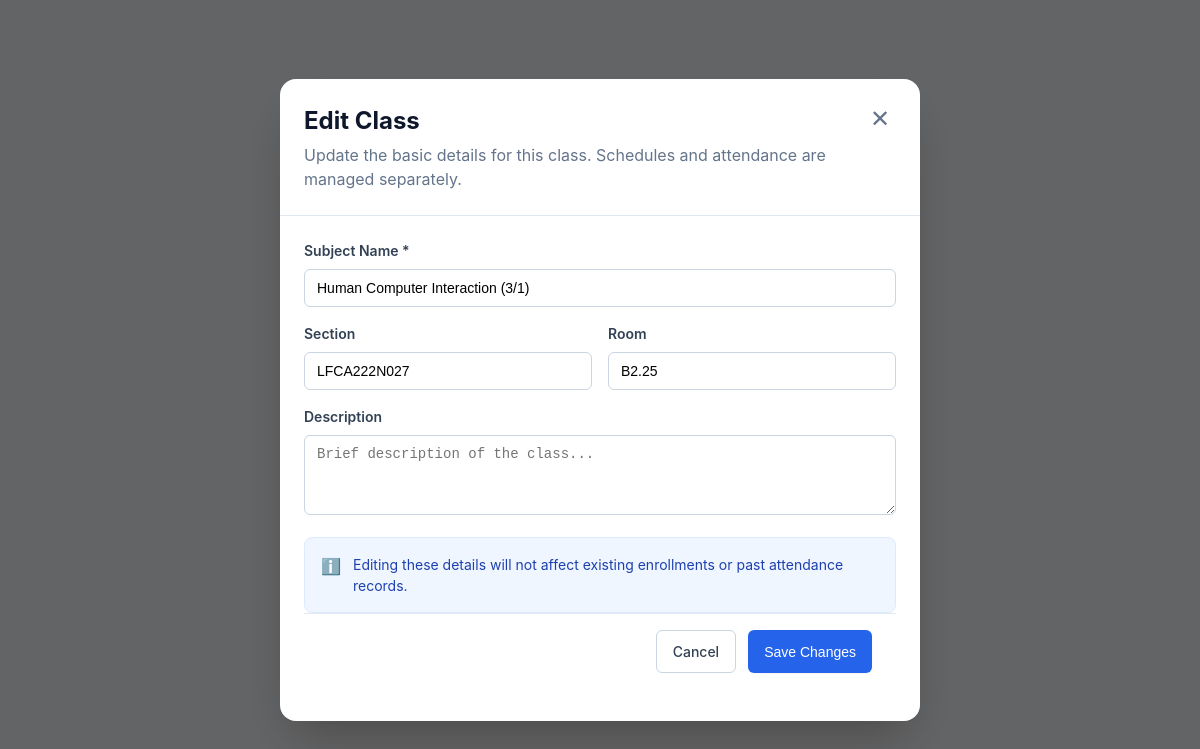
/professor/class/5/edit/ (signed in), run on the app's committed database.
### professor/models.py (models this page shows, shortened)
class Class(models.Model):
    professor = models.ForeignKey(User, on_delete=models.CASCADE, related_name='classes')
    subject = models.CharField(max_length=200)
    section = models.CharField(max_length=50, blank=True, null=True)
    room = models.CharField(max_length=100, blank=True, null=True)
    description = models.TextField(blank=True, null=True, max_length=500)
    class_code = models.CharField(max_length=6, unique=True, blank=True, null=True, editable=False)
    created_at = models.DateTimeField(auto_now_add=True)
    updated_at = models.DateTimeField(auto_now=True)
    class Meta:
        verbose_name_plural = "Classes"
        ordering = ['-created_at']

### professor/views.py (the view)
# urls.py: path('class/<int:class_id>/edit/', views.edit_class, name='edit_class'),
@login_required
def edit_class(request, class_id):
    class_obj = get_object_or_404(Class, id=class_id, professor=request.user)
    if request.method == 'POST':
        form = ClassForm(request.POST, instance=class_obj)
        if form.is_valid():
            form.save()
            messages.success(request, f'Class "{class_obj.subject}" updated successfully!')
            return redirect('professor:dashboard')
    else:
        form = ClassForm(instance=class_obj)
    return render(request, 'professor/edit_class_modal.html', {'form': form, 'class_obj': class_obj})

### professor/forms.py
class ClassForm(forms.ModelForm):
    class Meta:
        model = Class
        fields = ['subject', 'section', 'room', 'description']
        widgets = {
            'subject': forms.TextInput(attrs={
                'class': 'form-input',
                'placeholder': 'e.g., Introduction to Computer Science'
            }),
            'section': forms.TextInput(attrs={
                'class': 'form-input',
                'placeholder': 'e.g., A, B, 101'
            }),
            'room': forms.TextInput(attrs={
                'class': 'form-input',
                'placeholder': 'e.g., Room 301'
            }),
            'description': forms.Textarea(attrs={
                'class': 'form-textarea',
                'rows': 3,
                'placeholder': 'Brief description of the class...'
            })
        }
    def __init__(self, *args, **kwargs):
        super().__init__(*args, **kwargs)
        self.fields['subject'].required = True
        self.fields['section'].required = False
        self.fields['room'].required = False
        self.fields['description'].required = False

### professor/templates/professor/edit_class_modal.html (shortened to what this page needs)
{% extends "professor/base.html" %}
{% load static %}
{% block content %}
<div class="modal-overlay" id="modal-overlay" data-dashboard-url="{% url 'professor:dashboard' %}">
    <div class="modal-dialog" onclick="event.stopPropagation();">
        <div class="modal-header">
            <h2>Edit Class</h2>
            <p class="text-muted" style="margin-top: 4px;">Update the basic details for this class. Schedules and attendance are managed separately.</p>
            <button class="close-button" id="close-modal" type="button">✕</button>
        </div>
        <form method="post" class="modal-body">
            <div class="form-group">
                <label>Subject Name *</label>
                {{ form.subject }}
            </div>
            <div class="form-row">
                <div class="form-group">
                    <label>Section</label>
                    {{ form.section }}
                </div>
                <div class="form-group">
                    <label>Room</label>
                    {{ form.room }}
                </div>
            </div>
            <div class="form-group">
                <label>Description</label>
                {{ form.description }}
            </div>
            <div class="info-box">
                <span>ℹ️</span>
                <p>Editing these details will not affect existing enrollments or past attendance records.</p>
            </div>
            <div class="modal-footer">
                <a href="{% url 'professor:dashboard' %}" class="btn btn-outline">Cancel</a>
                <button type="submit" class="btn btn-primary">Save Changes</button>
            </div>
        </form>
    </div>
</div>
{% endblock %}

### professor/static/professor/css/dashboard.css (style rules this page uses)
* { margin: 0; padding: 0; box-sizing: border-box; }
body { font-family: -apple-system, BlinkMacSystemFont, "Segoe UI", Roboto, "Helvetica Neue", Arial, sans-serif; font-size: 16px; line-height: 1.5; color: #0f172a; background-color: #f8fafc; }
h2 { font-size: 24px; font-weight: 700; color: #0f172a; }
.text-muted { color: #64748b; }
.btn { display: inline-flex; align-items: center; justify-content: center; padding: 10px 16px; font-size: 14px; font-weight: 500; border-radius: 6px; border: none; cursor: pointer; transition: all 0.2s; text-decoration: none; }
.btn-primary { background-color: #2563eb; color: white; box-shadow: 0 1px 2px 0 rgb(0 0 0 / 0.05); }
.btn-outline { background-color: white; border: 1px solid #cbd5e1; color: #334155; }
.form-group { margin-bottom: 16px; }
label { display: block; margin-bottom: 8px; font-size: 14px; font-weight: 600; color: #334155; }
.form-input, .form-select, .form-textarea { width: 100%; padding: 10px 12px; font-size: 14px; border: 1px solid #cbd5e1; border-radius: 6px; background-color: white; transition: border-color 0.2s; }
.form-textarea { resize: vertical; min-height: 80px; }
.form-row { display: grid; grid-template-columns: repeat(2, 1fr); gap: 16px; }
.modal-overlay { position: fixed; inset: 0; background-color: rgba(0, 0, 0, 0.6); backdrop-filter: blur(4px); display: flex; align-items: center; justify-content: center; z-index: 50; padding: 16px; }
.modal-dialog { background-color: white; border-radius: 16px; box-shadow: 0 25px 50px -12px rgb(0 0 0 / 0.25); max-width: 640px; width: 100%; max-height: 90vh; overflow-y: auto; }
.modal-header { padding: 24px; border-bottom: 1px solid #e2e8f0; position: relative; }
.modal-body { padding: 24px; }
.modal-footer { padding: 24px; padding-top: 16px; border-top: 1px solid #e2e8f0; display: flex; justify-content: flex-end; gap: 12px; }
.close-button { position: absolute; top: 24px; right: 24px; background: none; border: none; font-size: 24px; cursor: pointer; color: #64748b; width: 32px; height: 32px; display: flex; align-items: center; justify-content: center; border-radius: 6px; }
.info-box { background-color: #eff6ff; border: 1px solid #dbeafe; padding: 16px; border-radius: 8px; display: flex; gap: 12px; align-items: flex-start; }
.info-box p { color: #1e40af; font-size: 14px; margin: 0; }

### data on the page
Class: subject "Human Computer Interaction (3/1)", section "LFCA222N027", room "B2.25"
